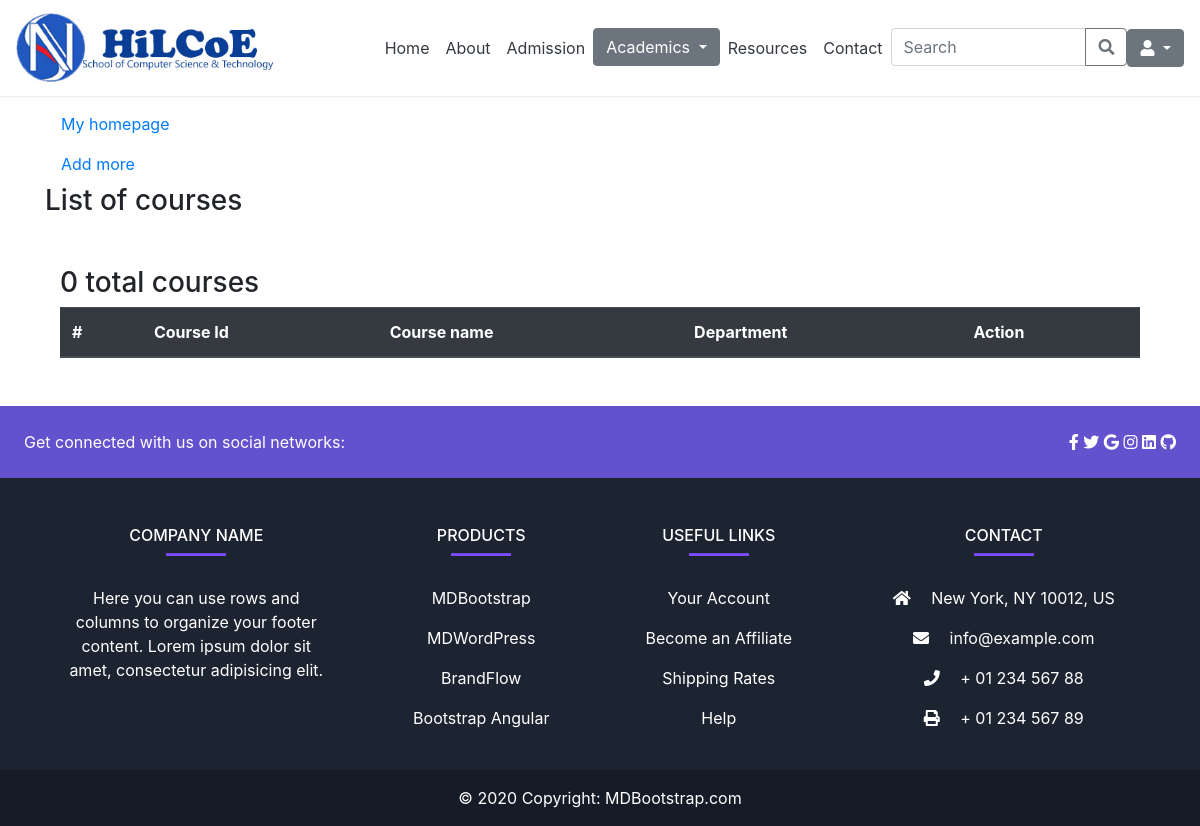
Page /admin_app/course_list/ on the earlier database version.
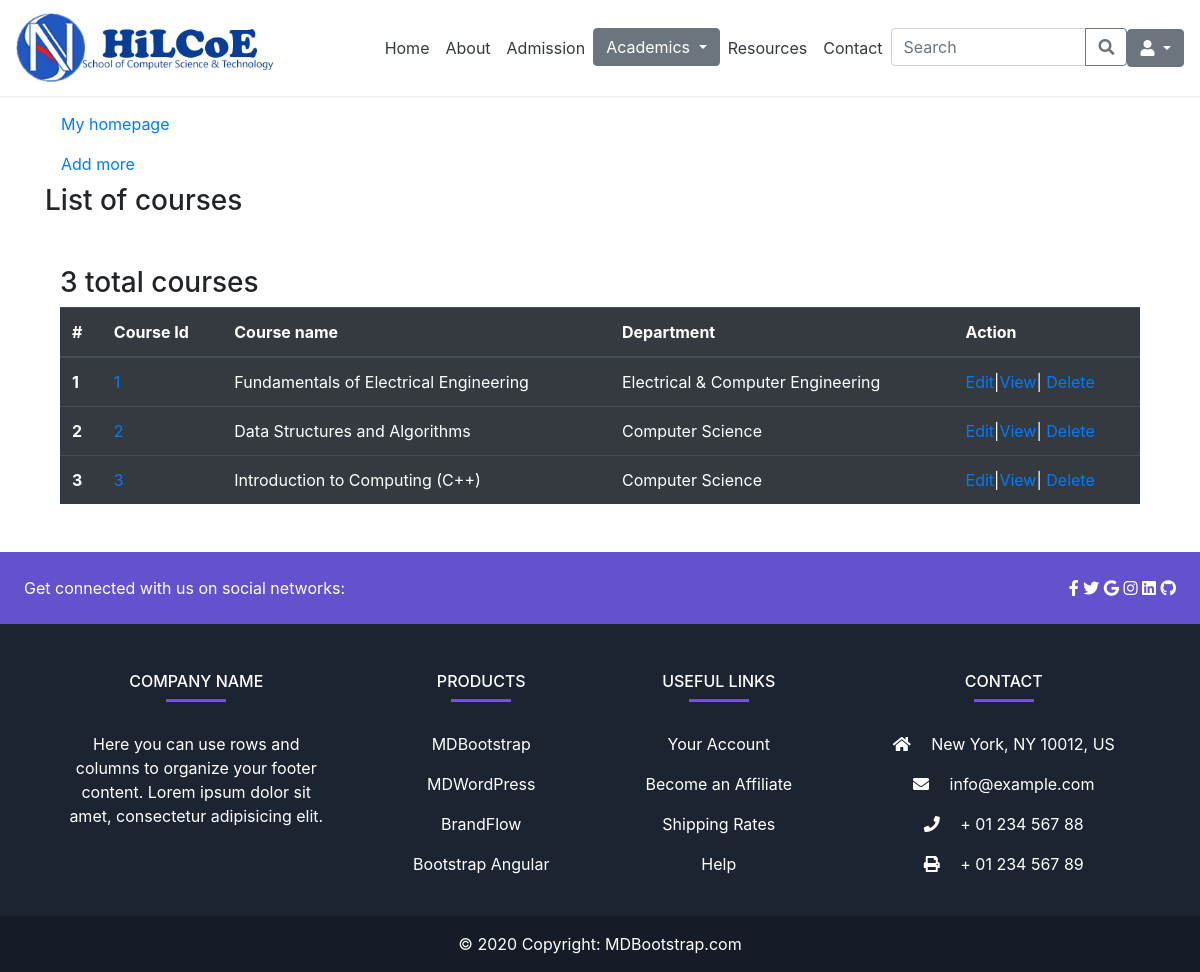
Same page on the later database version.
### admin_app/models.py (models this page shows)
class Course(models.Model):
    name = models.CharField(max_length=100)
    teachers = models.ManyToManyField(UserProfile, related_name="courses_taught", null=True, blank=True)
    students = models.ManyToManyField(UserProfile, related_name="courses_registered", null=True, blank=True)
    department = models.ForeignKey(Department, on_delete=models.CASCADE)

class Department(models.Model):
  name = models.CharField(max_length=50)
  department_head = models.CharField(max_length=50)
  def __str__(self):
        return self.name

### admin_app/views.py (the view)
# urls.py: path('course_list/', views.course_list, name='course-list'),
def course_list(request):
   courses = Course.objects.all()
   number_of_courses = courses.count()
   context = {
      'courses': courses,
      'number_of_courses': number_of_courses,
   }
   return render(request, 'admin_app/course_list.html', context)

### templates/admin_app/course_list.html (shortened to what this page needs)
{% extends 'base.html' %}
{% block content %}
<div class="container my-5">
    <a class="nav-link text-black" href="{% if user.is_superuser or user.is_staff %}
            {% url 'admin-dashboard' %}
            {% else %}
                {% url 'cs-bsc' %}
            {% endif %}">My homepage
    </a>
    <a class="nav-link text-black" href="{% url 'add-course' %}"> Add more </a>
    <h3>List of courses</h3>
    <div class="container my-5">
        <h3>{{ number_of_courses }} total courses</h3>
        <table class="table table-dark">
          <thead>
            <tr>
              <th scope="col">#</th>
              <th scope="col">Course Id</th>
              <th scope="col">Course name </th>
              <th scope="col">Department</th>
              <th scope="col">Action</th>
            </tr>
          </thead>
          <tbody>
            {% for course in courses %}
            <tr>
              <th scope="row">{{ forloop.counter }}</th>
              <td><a href="{% url 'course-detail' course_id=course.pk %}">{{ course.pk }}</a></td>
              <td>{{ course.name }}</td>
              <td>{{ course.department }}</td>
              <td><a href="{% url 'course-edit' course_id=course.pk %}">Edit</a>|<a href="{% url 'course-detail' course_id=course.pk %}">View</a>|
                <a href="{% url 'course-delete' course_id=course.pk %}">Delete</a></td>
            </tr>
            {% endfor %}
          </tbody>
        </table>
    </div>
</div>
{% endblock %}

Differences in the rows shown:
added Course: pk "1", name "Fundamentals of Electrical Engineering", department "Electrical & Computer Engineering"
added Course: pk "2", name "Data Structures and Algorithms", department "Computer Science"
added Course: pk "3", name "Introduction to Computing (C++)", department "Computer Science"
Other differences:
{{ number_of_courses }}: "0" → "3"
